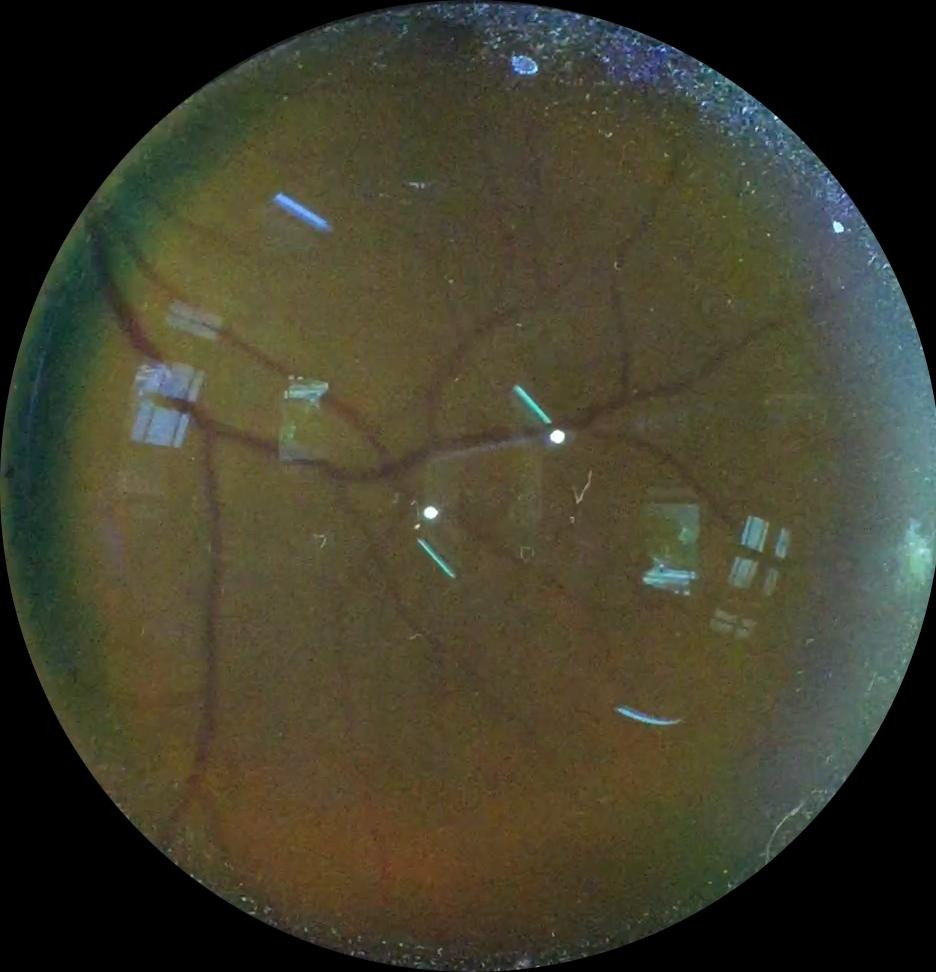
#> input picture experiments/C001R_Cut/C001R01.jpg, 936 x 972 px; its folder holds only this picture in this run
$ python -i unglarer.py   (imports and definitions only)
#> lines starting #> are read from the running program, lines starting #| are printed output that depends on the picture
### include/time_wrap.py
import time
from functools import wraps

PROF_DATA = {}


def profile(fn):
    # [10 lines left out: function with_profiling, not called in this run]

    return with_profiling

### include/unglarer.py
import cv2
from utils import show_image_row, show_image, show_means, get_hsv_colors, float2gray
import numpy as np


class GlareRemover:
    """
    Class for training and prediction of glares in image files using an GMM
    """
    def __init__(self, num_cluster: int = 5, masked_class: int = 1, model_path='./gmm_model_3.mod', matrix_type=cv2.ml.EM_COV_MAT_GENERIC):
        self.n = num_cluster
        self.model_path = model_path
        self.data = []
        self.criterion = (cv2.TERM_CRITERIA_EPS, 100, 0.01)
        self.matrix_type = matrix_type
        self.current_model = None
        self.masked_class = masked_class

    # [22 lines left out: function train, not called in this run]
        # [4 lines of commented-out code are left out]

    def set_training_data(self, imgs: list) -> None:
        self.data.extend(imgs)

    def get_training_data(self) -> list:
        return self.data

    def show_training_data(self) -> None:
        show_image_row(self.data, 'GMM Training Data')

    # [12 lines left out: functions show_means, test_thresholds, not called in this run]

    def predict(self, img: np.array, use_colors: bool = False, show_result: bool = False):
        img = cv2.cvtColor(img, cv2.COLOR_BGR2HSV)
        img_data = img.reshape(img.shape[0] * img.shape[1], 3)
        em: cv2.ml_EM = cv2.ml.EM_load(self.model_path)
        colors = get_hsv_colors(self.n)

        means = em.getMeans()
        # seg_img = np.zeros(img_data.shape)
        # counts = np.zeros((NUM_CLUSTERS, 1))

        test_data = img_data[~np.all(img_data == 0, axis=1)]
        # print(test_data.shape)

        ret, result = em.predict(np.float32(test_data))
        result_backprojection_data = np.zeros((img_data.shape[0], self.n))
        result_backprojection_data[~np.all(img_data == 0, axis=1)] = result
        best_guess = np.argmax(result_backprojection_data, axis=1)
        seg_img = colors[best_guess] if use_colors else means[best_guess]

        seg_img = seg_img.reshape(img.shape)
        seg_img = np.uint8(seg_img)
        # print(counts)
        if show_result:
            show_image_row([cv2.cvtColor(seg_img, cv2.COLOR_HSV2BGR), cv2.cvtColor(img, cv2.COLOR_HSV2BGR)])
        return result_backprojection_data

    # [32 lines left out: functions predict_joined_prob, get_probability_map, not called in this run]

    def get_glare_mask(self, image: np.array, show_mask: bool = False, joined_prob: bool = False) -> np.array:
        prop = self.predict(image, use_colors=True, show_result=False) if not joined_prob else self.predict_joined_prob(image)
        prop_map = self.get_probability_map(self.masked_class, prop, image)
        # prop_map_th = cv2.adaptiveThreshold(prop_map, maxValue=255, adaptiveMethod=cv2.ADAPTIVE_THRESH_MEAN_C,k
        #                      thresholdType=cv2.THRESH_BINARY, blockSize=11, C=2)
        ret2, prop_map_th = cv2.threshold(prop_map, thresh=0, maxval=255, type=cv2.THRESH_BINARY_INV + cv2.THRESH_OTSU)

        if show_mask:
            show_image_row([prop_map, prop_map_th], name='Probability map + threshold')
        return prop_map_th

    # [44 lines left out: functions get_glare_percentage, show_single_class, show_two_classes, not called in this run]

>>> import cv2
>>> picture = cv2.imread('../experiments/C001R_Cut/C001R01.jpg', cv2.IMREAD_GRAYSCALE)
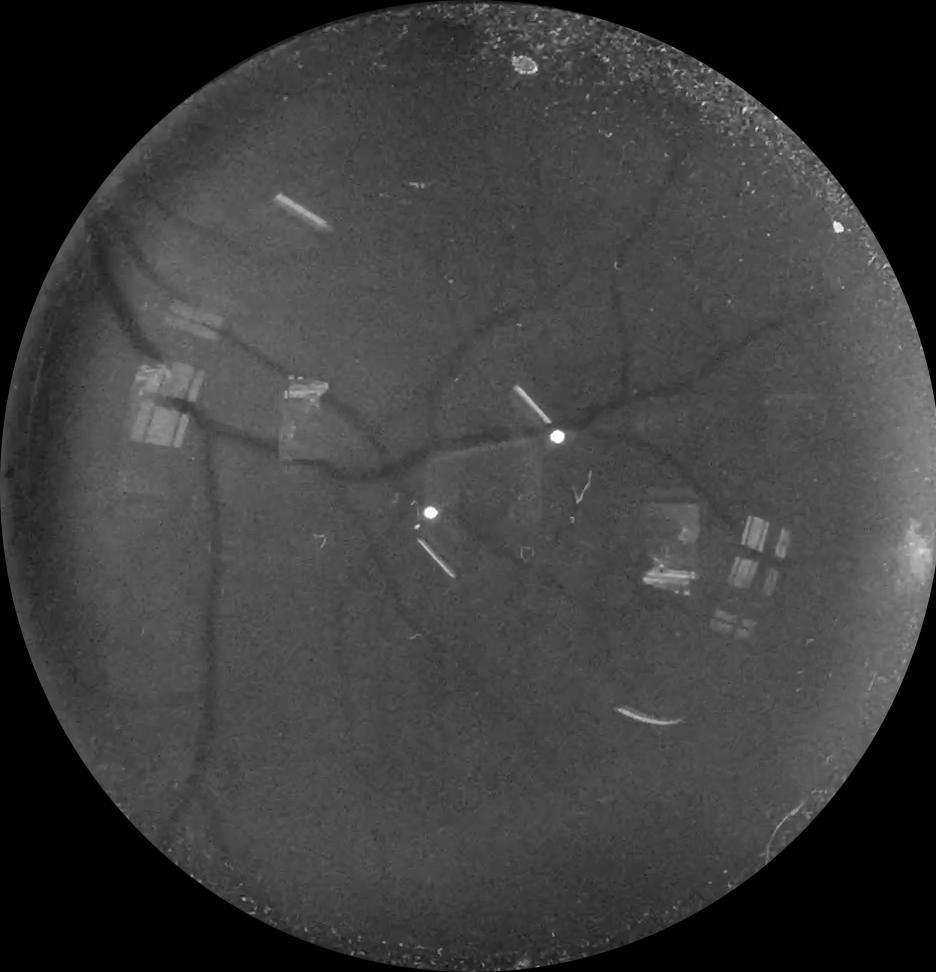
#> picture: shape (972, 936); min 0, max 255, mean 60.6
>>> result = GlareRemover().get_glare_mask(picture)
#> (the run stopped early here; a loop or call above may not have finished)

$ run again, on experiments/C001R_Cut/C001R02.jpg
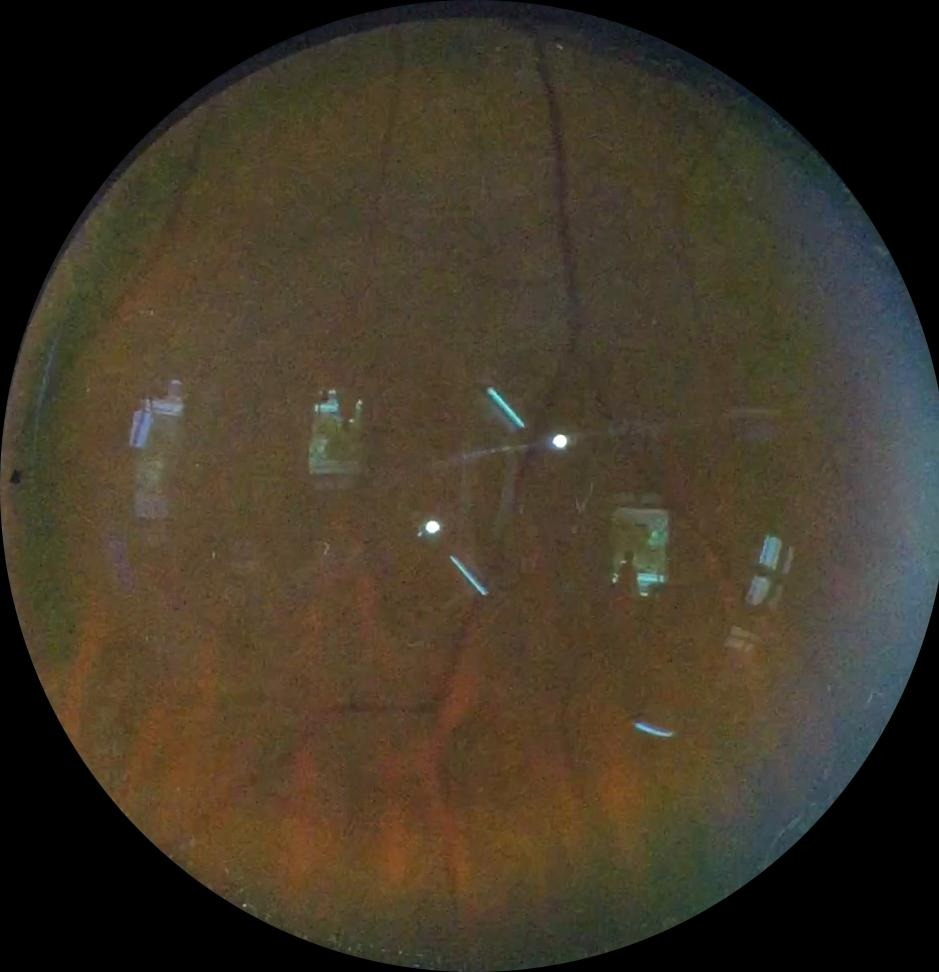
#> input picture experiments/C001R_Cut/C001R02.jpg, 939 x 972 px
#> `picture = cv2.imread('../experiments/C001R_Cut/C001R01.jpg', cv2.IMREA..`:
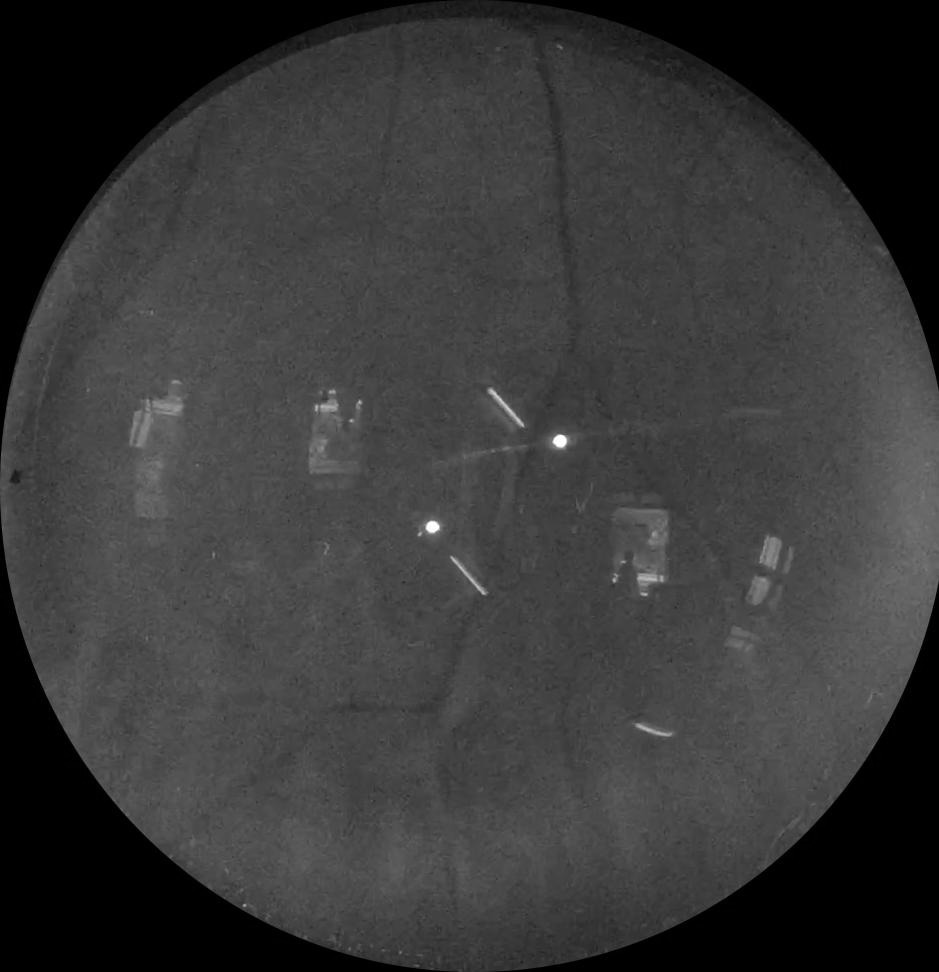
#> picture: shape (972, 939); min 0, max 255, mean 55.7

$ run again, on experiments/C001R_Cut/C001R03.jpg
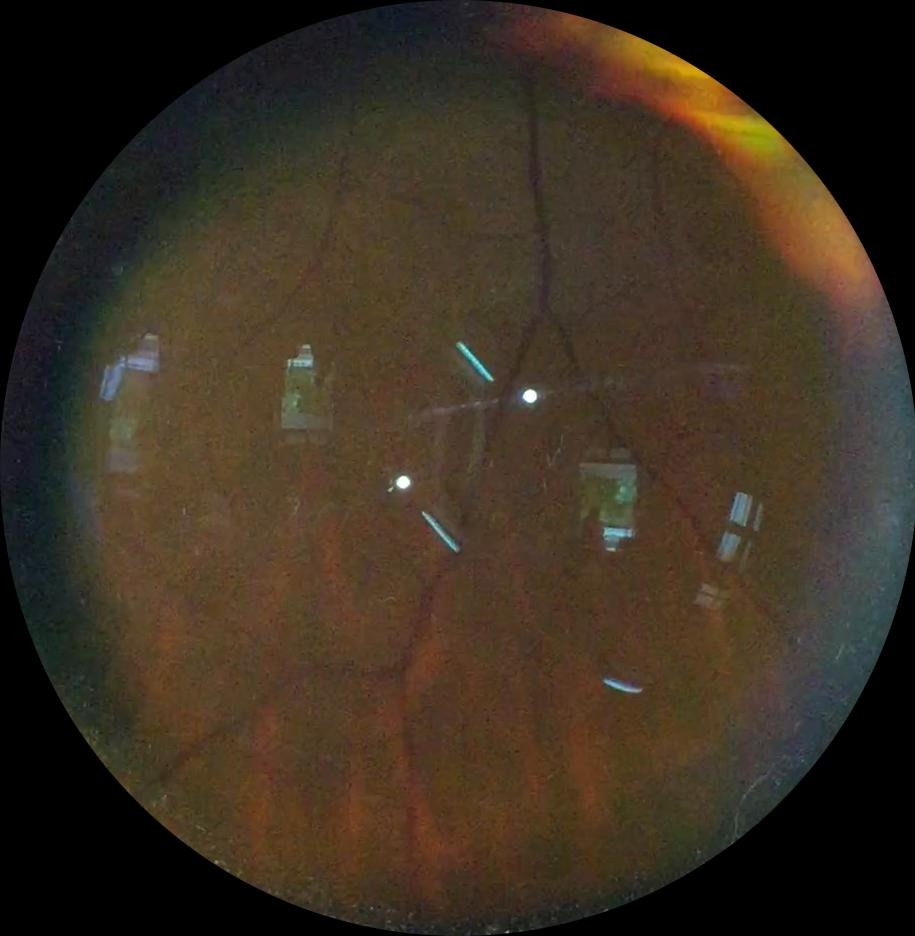
#> input picture experiments/C001R_Cut/C001R03.jpg, 915 x 936 px
#> `picture = cv2.imread('../experiments/C001R_Cut/C001R01.jpg', cv2.IMREA..`:
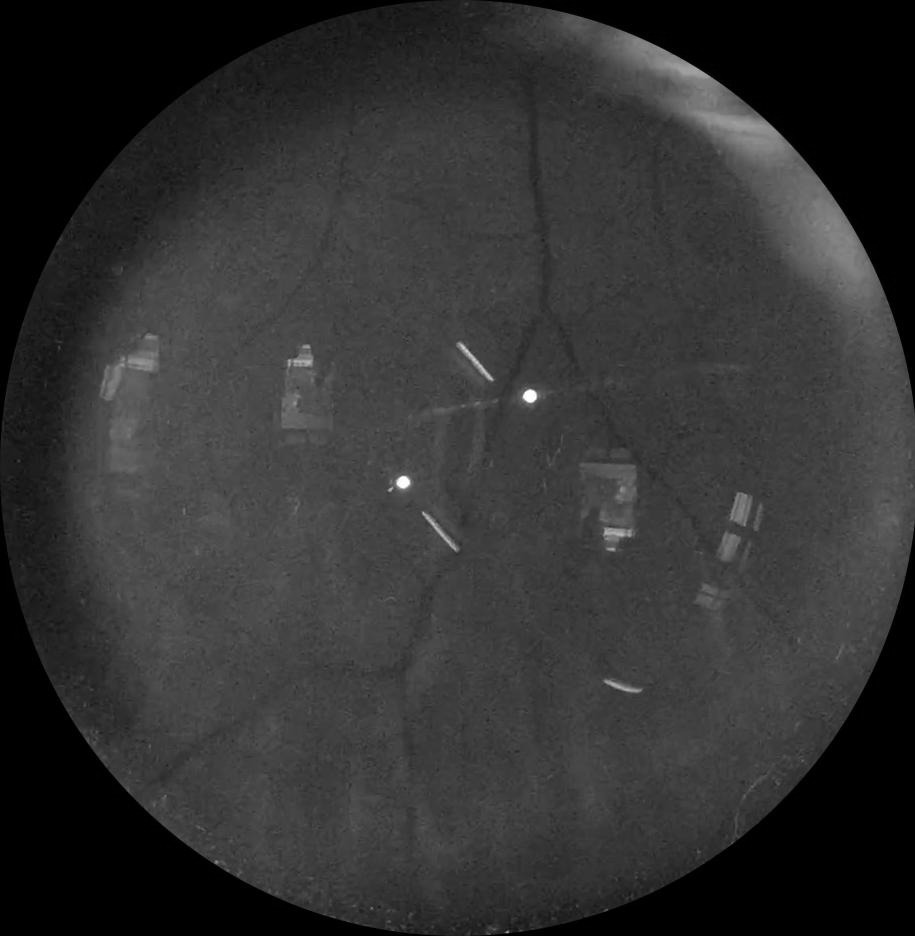
#> picture: shape (936, 915); min 0, max 255, mean 49.5

$ run again, on experiments/C001R_Cut/C001R04.jpg
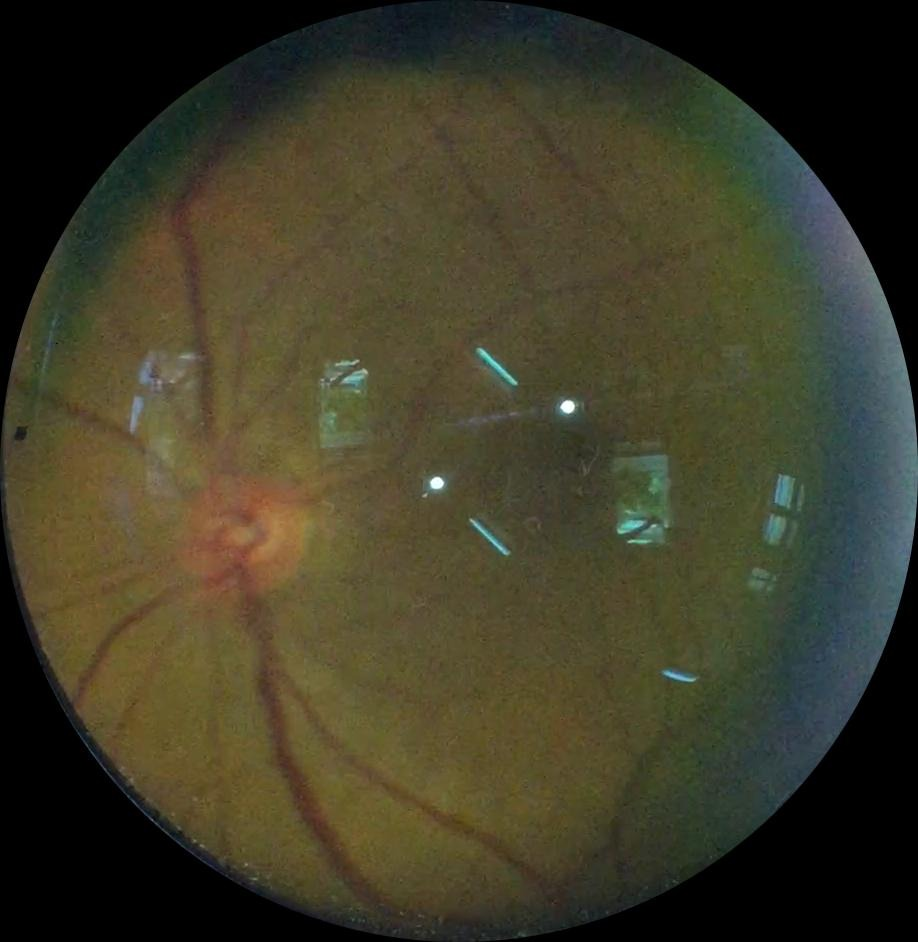
#> input picture experiments/C001R_Cut/C001R04.jpg, 918 x 942 px
#> `picture = cv2.imread('../experiments/C001R_Cut/C001R01.jpg', cv2.IMREA..`:
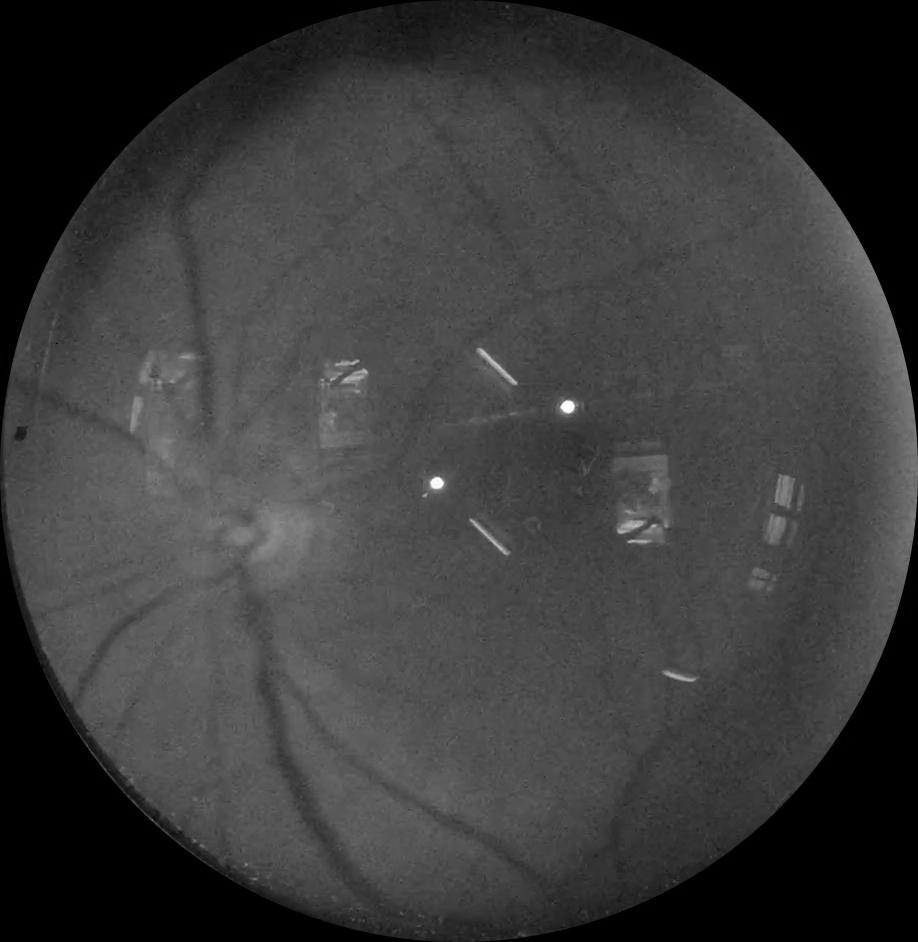
#> picture: shape (942, 918); min 0, max 255, mean 58.3
